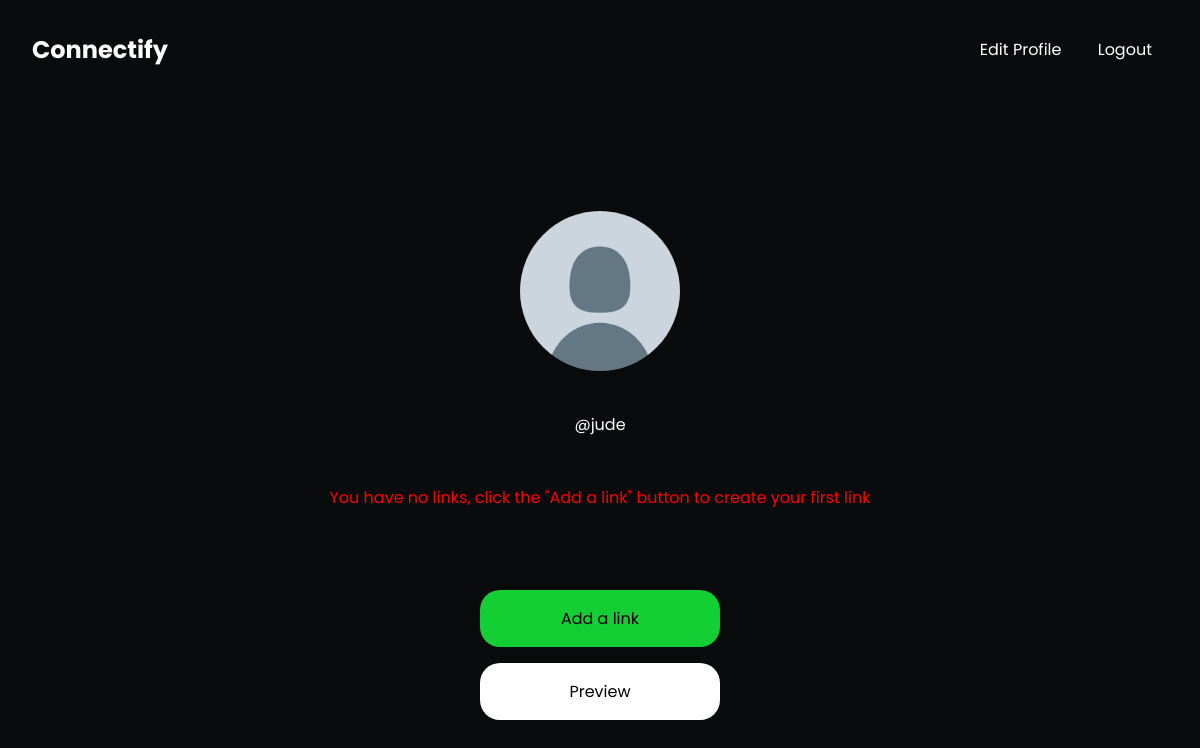
The page /admin-page/ (signed in) on the database as committed earlier.
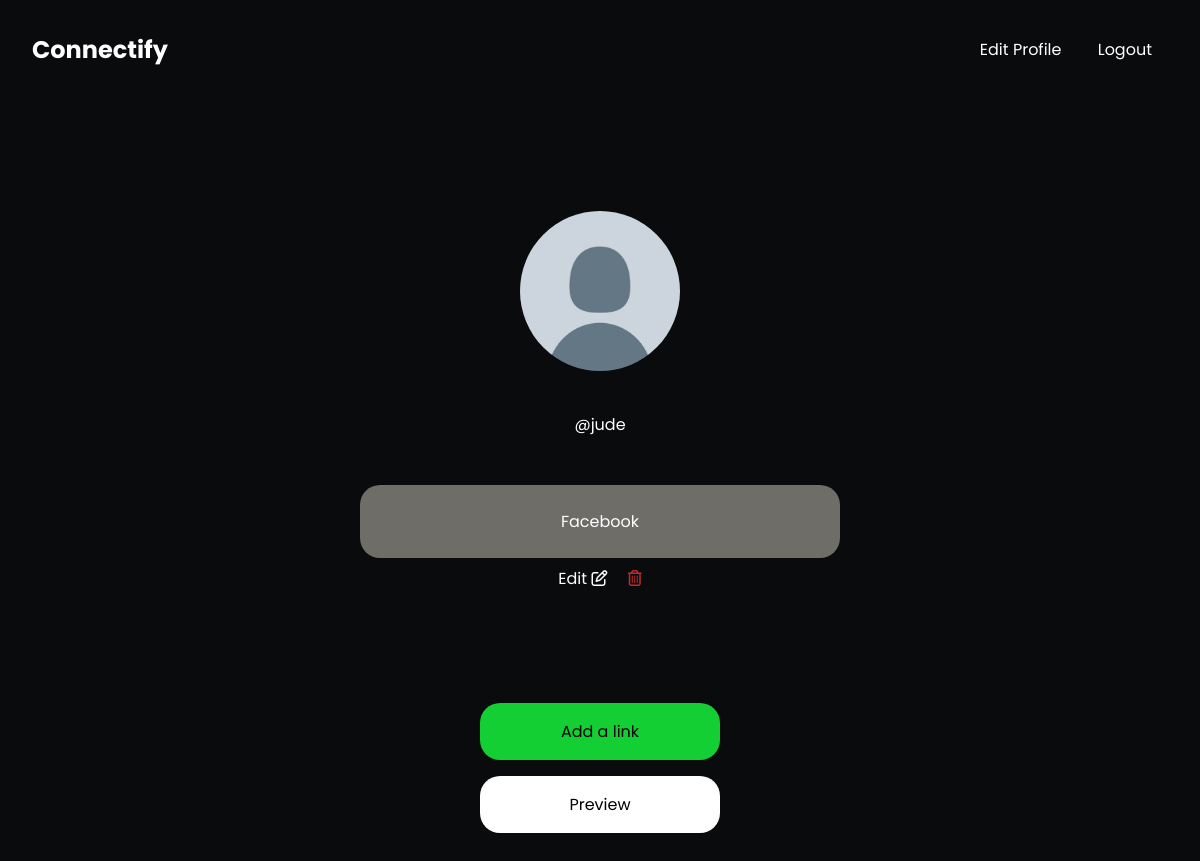
The same page on the database as committed later.
### app/models.py (models this page shows, shortened)
class User(AbstractUser):
    name = models.CharField(max_length=25, null=True)
    email = models.EmailField(unique=True, null=False)
    bio = models.TextField(max_length=250, null=True, blank=True)
    profile_image = models.ImageField(
        null=True, blank=True, default="avatar.png", upload_to='images/')
    USERNAME_FIELDS = "email"
    REQUIRED_FIELDS = []

class Link(models.Model):
    name = models.CharField(max_length=50)
    url = models.CharField(max_length=100)
    user = models.ForeignKey(User, on_delete=models.CASCADE)

### app/views.py (the view)
# urls.py: path("admin-page/", views.admin, name="admin"),
@login_required(login_url="loginpage")
def admin(request):
    links = Link.objects.filter(user=request.user)
    context = {
        "links": links
    }
    return render(request, "admin-page.html", context)

### app/templates/admin-page.html (shortened to what this page needs)
{% extends 'main.html' %} {% load static %} {% block content %}
<div class="container">
  <div class="profile-section">
    {% if request.user.profile_image %}
    <img src="{{ request.user.profile_image.url }}" alt="" /><br />
    {% endif %}
    <span class="username">@{{request.user.username}}</span>
  </div>
  <ul class="links">
    {% for link in links %}
    <li class="link">
      <a class="link-name" href="{{link.url}}">{{link.name}}</a>
    </li>
    <div class="edit-delete-link-container">
      <a class="edit" href="{% url 'updatelink' link.id %}"
        >Edit <i class="fa fa-pencil-square-o" aria-hidden="true"></i
      ></a>
      <a class="delete" href="{% url 'deletelink' link.id %}"
        ><i class="fa fa-trash-o" aria-hidden="true"></i
      ></a>
    </div>
  </ul>
  {% empty %}
  <ul>
    <li class="no-links">
      You have no links, click the "Add a link" button to create your first link
    </li>
    {% endfor %}
  </ul>
  <div class="bottom-btns">
    <a href="{% url 'addlink' %}" class="add-a-link">Add a link</a>
    <a href="{% url 'preview' request.user.username %}" class="preview"
      >Preview</a
    >
  </div>
</div>
{% endblock %}

### app/templates/main.html (shortened to what this page needs)
{% load static %}
<!DOCTYPE html>
<html lang="en">
  <head>
    <link
      rel="stylesheet"
      type="text/css"
      href="{% static 'styles/style.css' %}"
    />
  </head>
  <body>
    {% include "navbar.html" %} {% block content %} {% endblock %}
  </body>
</html>

### app/templates/navbar.html
{% load static %}
<link rel="stylesheet" type="text/css" href="{% static 'styles/style.css' %}" />
<div class="navbar">
  <a href="{% url 'admin' %}"><h2>Connectify</h2></a>
  <div class="nav-links">
    {% if request.user.is_authenticated %}
    <a href="">Edit Profile</a>
    <a href="{% url 'logoutpage' %}">Logout</a>
    {% endif %}
  </div>
</div>

### static/styles/style.css (style rules this page uses)
* { margin: 0; padding: 0; box-sizing: border-box; font-family: "poppins"; color: white; }
body { background: #0a0b0d; }
li { list-style: none; }
a { text-decoration: none; }
.links { margin: 1em; }
.link { padding: 1.5em 1em; text-align: center; border-radius: 20px; width: 30em; transition: 0.5s; background: #6e6d68; }
.edit-delete-link-container { text-align: center; margin-top: 0.5em; }
.edit { margin-right: 1em; }
.delete, .fa-trash-o { color: rgb(194, 43, 43); }
.bottom-btns { margin-top: 5em; position: sticky; }
.bottom-btns a { display: block; text-align: center; margin: 1em auto; padding: 1em; border-radius: 20px; color: black; width: 15em; }
.add-a-link { background: #13cf33; }
.preview { background: white; }
.profile-section { margin: 2em 1em; text-align: center; }
.profile-section img { display: block; margin: 1em auto; width: 10em; height: 10em; border-radius: 50%; background-position: center; -o-object-fit: cover; object-fit: cover; }
.container { display: flex; flex-direction: column; align-items: center; margin: 4em 0; }
.navbar { display: flex; flex-direction: row; justify-content: space-between; padding: 2em; align-items: center; }
.nav-links a { margin: 0 1em; }

Rows that differ between the two databases and show on the page:
added Link: name "Facebook"
Other text that changed with them:
text no longer shown: "You have no links, click the \"Add a link\" button to create your first link"
